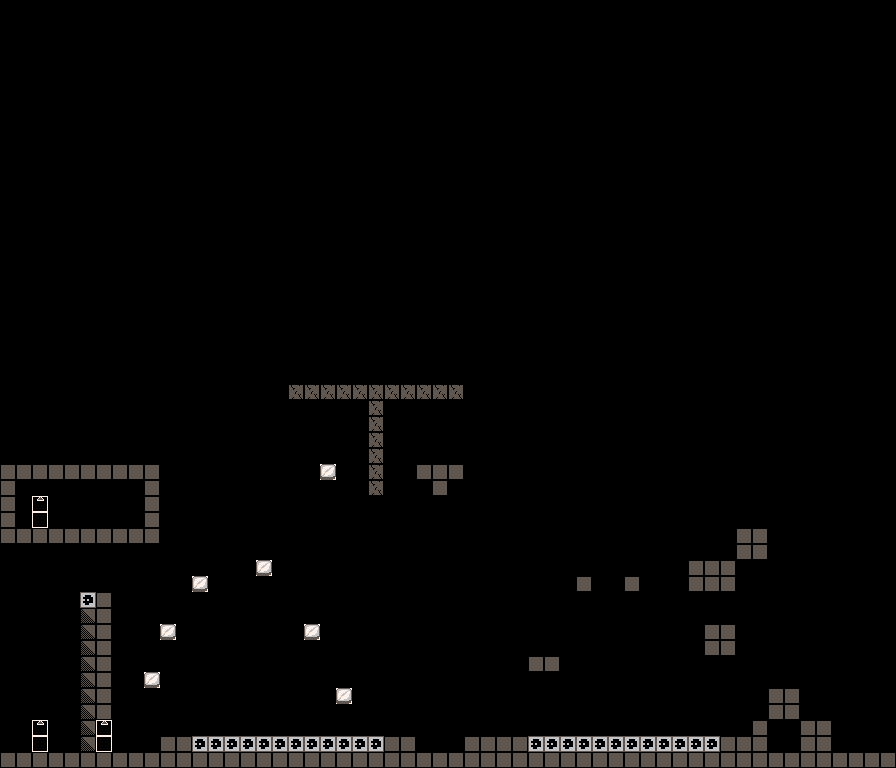

Tiled map render using the project's own tile images. Description and the map definition, with tile-layer contents summarised, below:
An orthogonal 112x96 tile map with 8x8 px tiles, 2 tile layers (Tile Layer 1, Tile Layer 3), 2 hidden layers not drawn, 3 tilesets and 10 objects (3x map_link, 3x spawn_point, 2x gem, spawn_checkpoint, cam_area).

<map version="1.2" tiledversion="1.3.1" orientation="orthogonal" renderorder="right-down" compressionlevel="0" width="112" height="96" tilewidth="8" tileheight="8" infinite="0" nextlayerid="18" nextobjectid="21">
 <properties>
  <property name="is_tower" type="bool" value="true" />
  <property name="level_id" type="int" value="10" />
 </properties>
 <tileset firstgid="1" source="platformer_sheet_1.tsx" />
 <tileset firstgid="2049" source="platformer_sheet_3.tsx" />
 <tileset firstgid="3073" source="platform_sheet.tsx" />
 <layer id="14" name="Tile Layer 1" width="112" height="96">
  <data>[10752 cells, 784 non-empty, 28 distinct tile ids]</data>
 </layer>
 <layer id="15" name="Tile Layer 2" width="112" height="96" visible="0" opacity="0.39">
  <data>[10752 cells, 10752 non-empty, 4 distinct tile ids]</data>
 </layer>
 <layer id="16" name="Tile Layer 3" width="112" height="96">
  <data>[10752 cells, 0 non-empty, 0 distinct tile ids]</data>
 </layer>
 <layer id="17" name="RotatingBG" width="112" height="96" visible="0">
  <data>[10752 cells, 3360 non-empty, 152 distinct tile ids]</data>
 </layer>
 <objectgroup id="2" name="Object Layer 1">
  <object id="5" name="checkpoint" type="spawn_checkpoint" x="464" y="688" width="32" height="32" />
  <object id="9" name="camera" type="cam_area" x="-520" y="8" width="1996" height="760" />
  <object id="11" name="link" type="map_link" x="32" y="720" width="16" height="32">
   <properties>
    <property name="dest_map_path" value="Content/raw/map_ss_tower_02.tmx" />
    <property name="dest_spawn_name" value="top_right" />
    <property name="require_up_press" type="bool" value="true" />
   </properties>
  </object>
  <object id="14" name="bottom_left" type="spawn_point" x="24" y="728" width="32" height="24">
   <properties>
    <property name="type" value="side" />
   </properties>
  </object>
  <object id="15" name="bottom_right" type="spawn_point" x="88" y="728" width="32" height="24">
   <properties>
    <property name="type" value="side" />
   </properties>
  </object>
  <object id="16" name="link" type="map_link" x="96" y="720" width="16" height="32">
   <properties>
    <property name="dest_map_path" value="Content/raw/map_ss_tower_03.tmx" />
    <property name="dest_spawn_name" value="bottom_left" />
    <property name="require_up_press" type="bool" value="true" />
   </properties>
  </object>
  <object id="17" name="gem" type="gem" x="432" y="432" width="16" height="16">
   <properties>
    <property name="ID" type="int" value="17" />
   </properties>
  </object>
  <object id="18" name="gem" type="gem" x="112" y="496" width="16" height="16">
   <properties>
    <property name="ID" type="int" value="16" />
   </properties>
  </object>
  <object id="19" name="cage" type="spawn_point" x="24" y="504" width="32" height="24">
   <properties>
    <property name="type" value="side" />
   </properties>
  </object>
  <object id="20" name="link" type="map_link" x="32" y="496" width="16" height="32">
   <properties>
    <property name="dest_map_path" value="Content/raw/map_ss_tower_03.tmx" />
    <property name="dest_spawn_name" value="top_left" />
    <property name="require_up_press" type="bool" value="true" />
   </properties>
  </object>
 </objectgroup>
</map>
